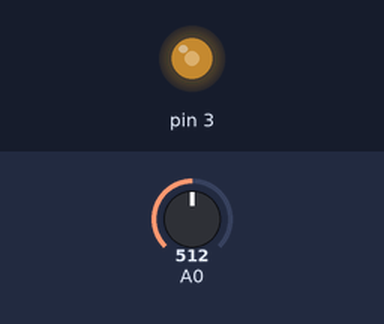
Bench run of a sketch on a simulated Arduino Uno, built with avr-gcc and run on an emulated ATmega328P. Parts: output pins drawn as LEDs (lit = HIGH). The inputs (shaded band) are chosen by the test bench; at power-on: A0 = 512.

Above: at 1.3 s.
1.4 s: A0 set to 716
At 2.7 s:
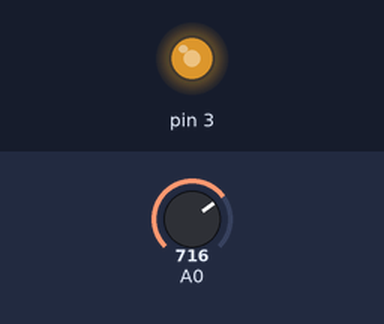
3.0 s: A0 set to 900
At 3.8 s:
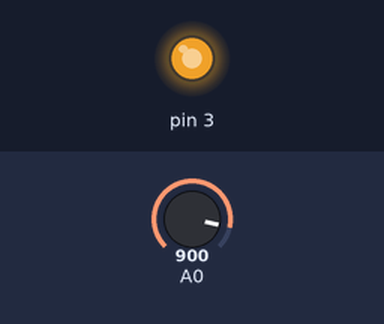
4.5 s: A0 set to 122
At 5.0 s:
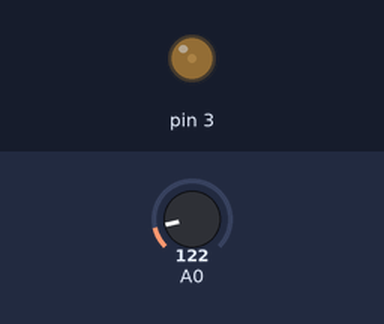
6.0 s: A0 set to 0
At 7.2 s:
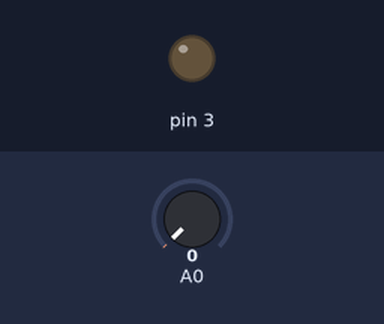
7.5 s: A0 set to 511
At 8.5 s:
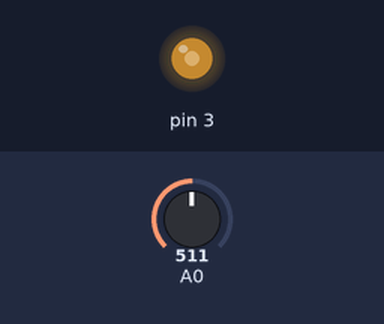
Timing chart, 0 to 10.0 s (numbered marks = the images above; inputs shaded):
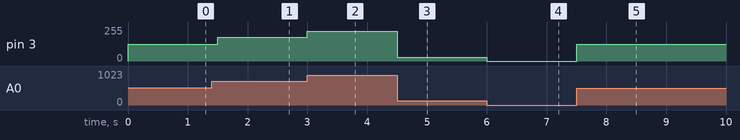

The sketch:

p6_ej2.ino
```cpp
// Ejercicio 2
// Con ayuda de tu profesor:
// 1. Configura el pin A0 como entrada analógica, y el pin 3 como PWM.
// 2. Lee el valor de la entrada analógica A0 e incrementa el PWM de un Led.

void setup() {
  // Configuracion Pin 3 como salida.
  pinMode(3, OUTPUT);
}

void loop() {
  // Lectura analogica puerto A0.
  int val = analogRead(A0);
  // Enciende Pin 3 0%-100% del ciclo util.
  analogWrite(3, (val*.0989*2.5));
  // Retardo de 500mSegundos.
  delay(500);
}
```

Measured:
- after the input at 1.4 s, pin 3: 126/255 → 177/255 after 0.10 s
- after the input at 3.0 s, pin 3: 177/255 → 222/255 at once
- after the input at 4.5 s, pin 3: 222/255 → 30/255 at once
- after the input at 6.0 s, pin 3: 30/255 → 0/255 at once
- after the input at 7.5 s, pin 3: 0/255 → 126/255 at once
